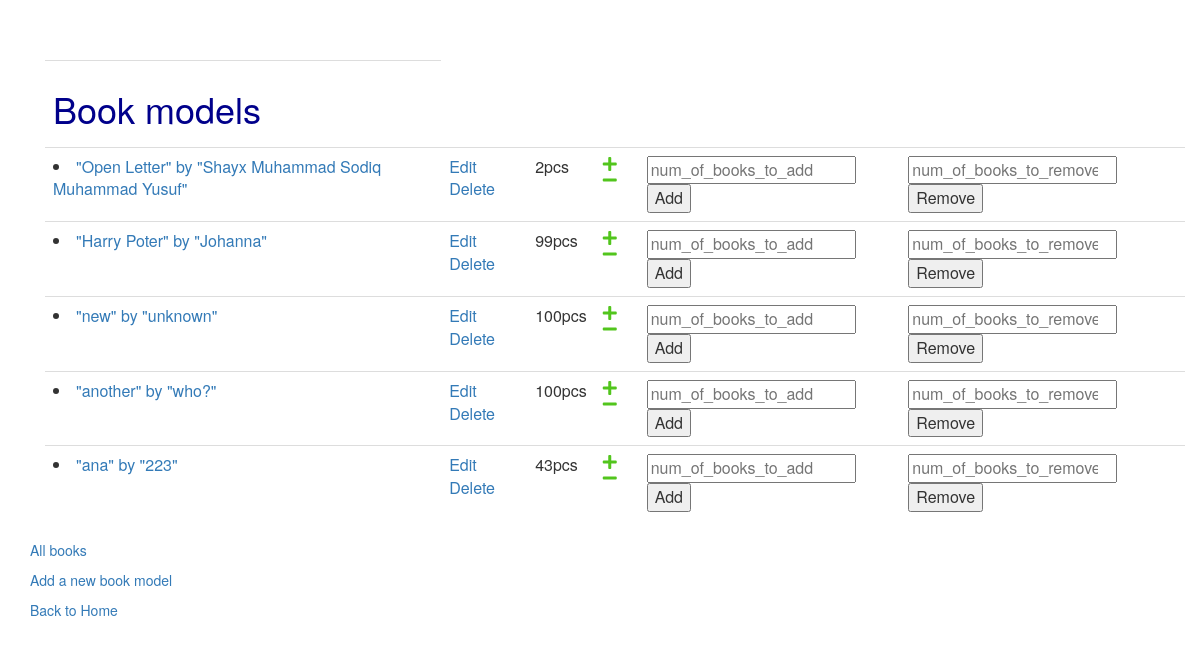
The app's page /backend/ (signed in), older data.
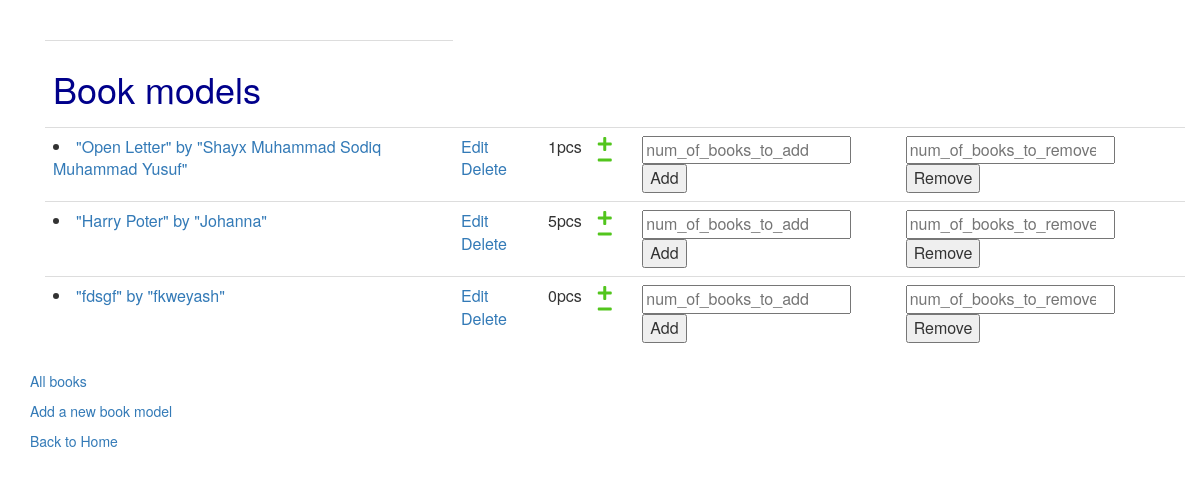
The same page, newer data.
### backend/models.py (models this page shows, shortened)
class Book_model(models.Model):
    title = models.CharField(
        max_length=64,
        unique=True,
        validators=[
            MinLengthValidator(3)
        ])
    author = models.CharField(max_length=64)
    price = models.PositiveIntegerField()
    genre = models.CharField(max_length=64, choices=genre_options)
    created_at = models.DateTimeField(auto_now_add=True)
    updated_at = models.DateTimeField(auto_now=True)
    def get_quantity(self):
        quantity = len(Book.objects.filter(model=self))
        return quantity
    def __str__(self):
        return '"'+self.title+'" by "'+self.author+'"'

### backend/views.py (the view)
# urls.py: path('', book_model_list.as_view(), name="book_model_list"),
class book_model_list(LoginRequiredMixin, ListView):
    model = Book_model
    fields="__all__"
    success_url =  reverse_lazy('backend:book_model_list')

### backend/templates/backend/book_model_list.html (shortened to what this page needs)
{%extends "base_bootsrap.html" %}
{% block content%}
<div class="container">
      <table class="table">
        {% if book_model_list %}
        <th><h1 style="color: darkblue; text-align: left;">Book models</h1></th>
        <ul>
             {% for book_model in book_model_list %}
             <tr>
             <p class="row">
             <td>
             <li><a href="{% url 'backend:book_model_detail' book_model.id %}">{{book_model}} </a>
             </td>
             <td> <a href="{% url 'backend:book_model_update' book_model.id %}">Edit</a>
                <a href="{% url 'backend:book_model_delete' book_model.id %}">Delete</a>
             </td>
             <td>
                <span id="book_model_qty_{{book_model.id}}">{{book_model.get_quantity}}</span>pcs
             </td>
             <td>
                 <a href="#"  id="inc_{{book_model.id}}"
                    onclick="
                         inc('{% url 'backend:book_model_inc' book_model.id %}', {{book_model.id}});
                         return false;
                    "
                 >
                <i class="fas fa-plus" id="plus_{{book_model.id}}" style="color: rgb(82, 197, 29)"></i>
                 </a>
                 <a href="#"  id="dec_{{book_model.id}}"
                 onclick="
                      dec('{% url 'backend:book_model_dec' book_model.id %}', {{book_model.id}}); return false;
                 "
                 >
                 <i class="fas fa-minus" id="minus_{{book_model.id}}" style="color: rgb(82, 197, 29)"></i>
                 </a>
            </td>
            <td>
                 <input id="num_of_books_to_add{{book_model.id}}" name="num_of_books_to_add" type="number" placeholder="num_of_books_to_add"></input>
                 <button name="Add" onclick="
                    num_of_books_to_add=$('#num_of_books_to_add{{book_model.id}}').val()*1;
                    book_model_id='{{book_model.id}}'*1;
                    console.log(num_of_books_to_add);
                    add_set_of_books(book_model_id, num_of_books_to_add);
                    $('#num_of_books_to_add{{book_model.id}}').val($('#num_of_books_to_add{{book_model.id}}').placeholder);
                    return false;
                 ">Add</button>
            </td>
            <td>
                    <input id="num_of_books_to_rem{{book_model.id}}" name="num_of_books_to_rem" type="number" placeholder="num_of_books_to_remove"></input>
                    <button name="Remove" onclick="
                       num_of_books_to_remove=$('#num_of_books_to_rem{{book_model.id}}').val();
                       book_model_id='{{book_model.id}}';
                       console.log(num_of_books_to_remove);
                       remove_set_of_books(book_model_id, num_of_books_to_remove);
                       $('#num_of_books_to_rem{{book_model.id}}').val($('#num_of_books_to_rem{{book_model.id}}').placeholder);
                       return false;
                    ">Remove</button>
            </td>
             </li> </p>
            </tr>
            </div>
             {%endfor%}
        {% else %}
           <p class="row">There are no book_models in the library database.</p>
        {% endif %}
        <p class="row"> <a href="{%url 'backend:book_list'%}">All books</a></p>
            <p class="row">
             <a href="{% url 'backend:book_model_create' %}">Add a new book model</a>
            </p>
            <p class="row">
                <a href="{% url 'home:home' %}">Back to Home</a>
            </p>
 {%endblock%}

### backend/templates/base_bootsrap.html (shortened to what this page needs)
<html>
    <head>
        <link rel="stylesheet" href="https://maxcdn.bootstrapcdn.com/bootstrap/3.4.0/css/bootstrap.min.css">
        <link rel="stylesheet" href="https://use.fontawesome.com/releases/v5.8.1/css/all.css">
        <link rel="stylesheet" href="https://use.fontawesome.com/releases/v5.8.1/css/v4-shims.css">
    </head>
    <body>
            <div class="container">
                    {% block content %}
                    {% endblock %}
    </body>
</html>

Row changes from the older to the newer data that the page shows:
removed Book_model: title+author "\"new\" by \"unknown\"", get_quantity "100"
removed Book_model: title+author "\"another\" by \"who?\"", get_quantity "100"
removed Book_model: title+author "\"ana\" by \"223\"", get_quantity "43"
changed Book_model "\"Open Letter\" by \"Shayx Muhammad Sodiq Muhammad Yusuf\"": get_quantity "2" → "1"
changed Book_model "\"Harry Poter\" by \"Johanna\"": get_quantity "99" → "5"
added Book_model: title+author "\"fdsgf\" by \"fkweyash\"", get_quantity "0"
